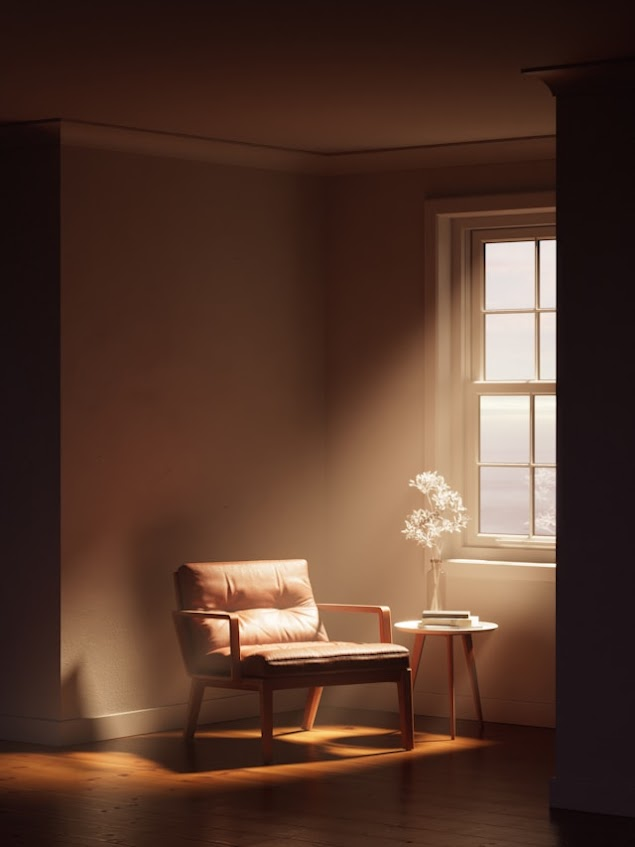
#> input picture imagen_prueba.jpg, 635 x 847 px
$ python semana2.py
#> lines starting #> are read from the running program, lines starting #| are printed output that depends on the picture; after the words box and inside, x2 and y2 are one past the last pixel; in counts of white or black regions, pixels touching at a corner belong together
import cv2
import matplotlib.pyplot as plt
import numpy as np
import seaborn as sns

# De igual manera ingresé las 3 actividades en el archivo
### Actividad 1 :)

# se lee la imagen en escala de grises
img = cv2.imread('imagen_prueba.jpg', cv2.IMREAD_GRAYSCALE)
#> img: shape (847, 635); min 0, max 255, mean 63.4

#se aplica la unbralizacion global con el metodo de Otsu y la adaptativa
_, otsu = cv2.threshold(img, 0, 255, cv2.THRESH_BINARY + cv2.THRESH_OTSU)
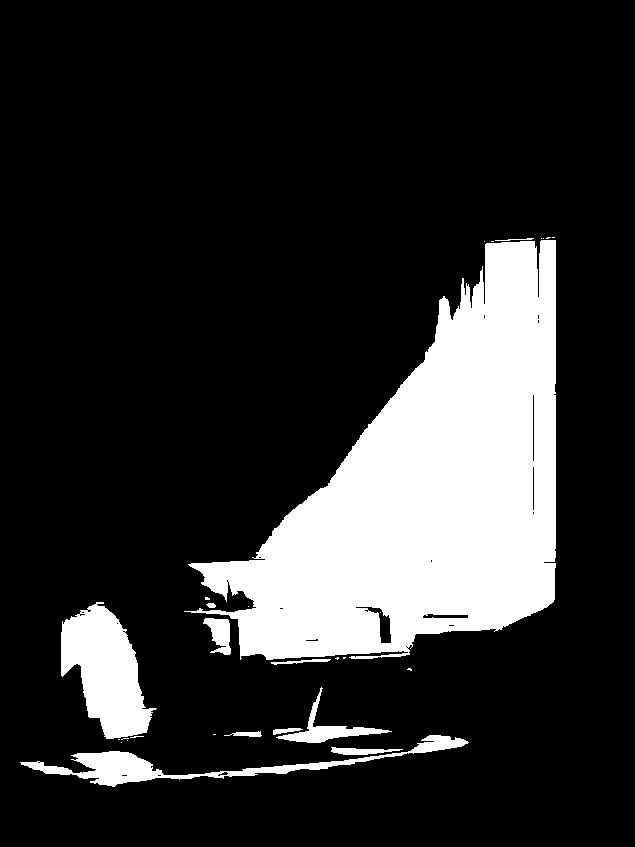
#> otsu: shape (847, 635); 17.9% white; 29 white regions (18 under 20 px), largest, box (x1, y1, x2, y2) and area: (184, 240, 556, 660) 81416, (61, 602, 157, 739) 7584, (20, 735, 469, 787) 4296
adaptive = cv2.adaptiveThreshold(img, 255, cv2.ADAPTIVE_THRESH_MEAN_C, cv2.THRESH_BINARY, 11, 2)
#> adaptive: shape (847, 635); 87.6% white; 1173 black regions (1035 under 20 px), largest, box (x1, y1, x2, y2) and area: (0, 76, 566, 743) 25992, (0, 611, 414, 774) 13145, (103, 744, 499, 799) 3580

# primero se crea el area designada para mostrar las imagenes
plt.figure(figsize=(13, 5))

#se crea el campo de la imagen original
plt.subplot(1, 3, 1)
plt.imshow(img, cmap='gray')
plt.title('Imagen original: ')
plt.axis('off')

# se crea el campo para la umbralizacion por el metodo de Otsu
plt.subplot(1, 3, 2)
plt.imshow(otsu, cmap='gray')
plt.title('Umbralizacion otsu: ')
plt.axis('off')

#se crea el campo para la umbralizacion adaptativa
plt.subplot(1, 3, 3)
plt.imshow(adaptive, cmap='gray')
plt.title('Umbralizacion adaptativa')
plt.axis('off')

#se muestra el area con las imagenes
plt.show()


### Actividad 2 :|

#se lee nuevamente la imagen y se transforma de  formato bgr a rgb
img = cv2.imread('imagen_prueba.jpg')
#> img is the input picture: shape (847, 635, 3); mean B, G, R 43.5, 56.6, 84.4
img_rgb = cv2.cvtColor(img, cv2.COLOR_BGR2RGB)

#se crea la funcion para el crecimiento de las regiones
def region_growing(img, seed, threshold):
    rows, cols, _ = img.shape   #inicializamos las variables
    segmented = np.zeros((rows, cols), np.uint8)
    segmented[seed[0], seed[1]] == 255
    pixel_list = [seed]
    seed_color = img[seed[0], seed[1]]
    #en el ciclo while se utiliza una estructura de lista para procesar los pixeles de la region
    while len(pixel_list) > 0 :
        pix = pixel_list.pop(0)
        #se itera sobre los vecinos conectados de cada pixel
        for i in range(pix[0]-1, pix[0]+2):
            for j in range(pix[1]-1, pix[1]+2):
                if i>=0 and i<rows and j >= 0 and j<cols:
                    #condiciones para agregar un pixel a la region
                    if segmented[i, j] == 0 and np.sum(np.abs(img[i, j] - seed_color)) <threshold:
                        segmented[i, j] = 255
                        pixel_list.append([i, j])
    return segmented # se retorna la imagen sgmentada

#se crea la semilla y le enviamos los parametros a la funcion
seed = (img.shape[0]//2, img.shape[1]//2)
#> seed = (423, 317)
reg_grown = region_growing(img, seed, 30)
#> in region_growing, `seed_color = img[seed[0], seed[1]]`: seed_color = [35, 52, 85]
#> after the loop in region_growing, `while len(pixel_list) > 0 :`:
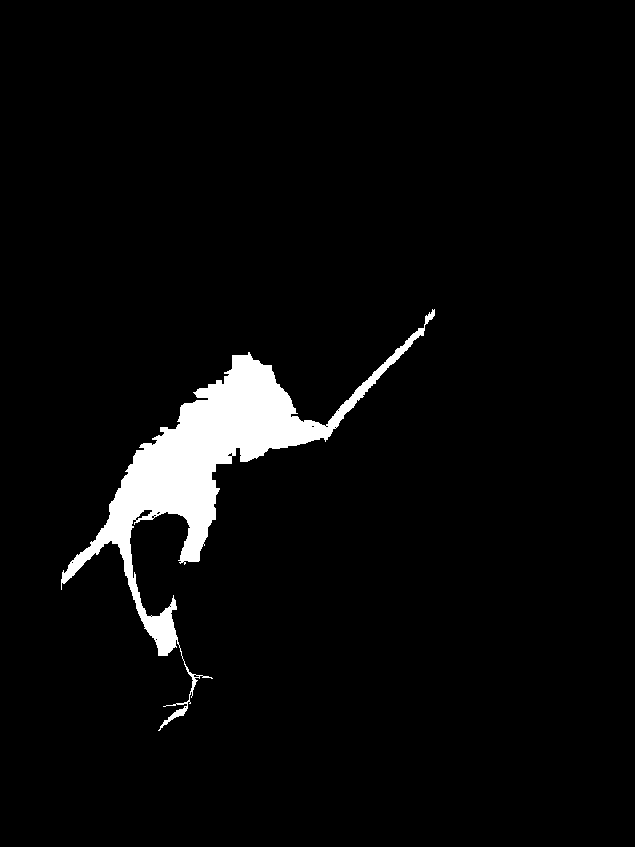
#> segmented: shape (847, 635); 4% white; 1 white region, box (x1, y1, x2, y2) and area: (61, 309, 435, 731) 21773

#se convierte la imagen a escala de grises
gray = cv2.cvtColor(img, cv2.COLOR_BGR2GRAY)
ret, thresh = cv2.threshold(gray, 0, 255, cv2.THRESH_BINARY_INV + cv2.THRESH_OTSU)
#> ret = 103
kernel = np.ones((3, 3), np.uint8) #transformaciones morfologicas de apertura y dilatacion
opening = cv2.morphologyEx(thresh, cv2.MORPH_OPEN, kernel, iterations=2)
#> opening: shape (847, 635); 81.8% white; 8 black regions (3 under 20 px), largest, box (x1, y1, x2, y2) and area: (184, 237, 556, 665) 83620, (61, 602, 157, 743) 7735, (20, 735, 469, 787) 4925, (273, 687, 392, 743) 1399, (224, 731, 262, 737) 138

sure_bg = cv2.dilate(opening, kernel, iterations=3)
#> sure_bg: shape (847, 635); 84% white; 15 black regions (8 under 20 px), largest, box (x1, y1, x2, y2) and area: (199, 240, 553, 661) 77616, (64, 605, 149, 737) 6320, (77, 754, 159, 783) 1391

# se calcula la transformacion de ladistancia y deteccion del area segura
dist_transform = cv2.distanceTransform(opening, cv2.DIST_L2, 5)
ret, sure_fg = cv2.threshold(dist_transform, 0.7 * dist_transform.max(), 255, 0)
#> sure_fg: shape (847, 635) float32; 5.2% white; 1 white region, box (x1, y1, x2, y2) and area: (0, 0, 201, 241) 27749
#> ret = 371.5

# se detectan las areas desconocidas
sure_fg = np.uint8(sure_fg)
uknown = cv2.subtract(sure_bg, sure_fg)
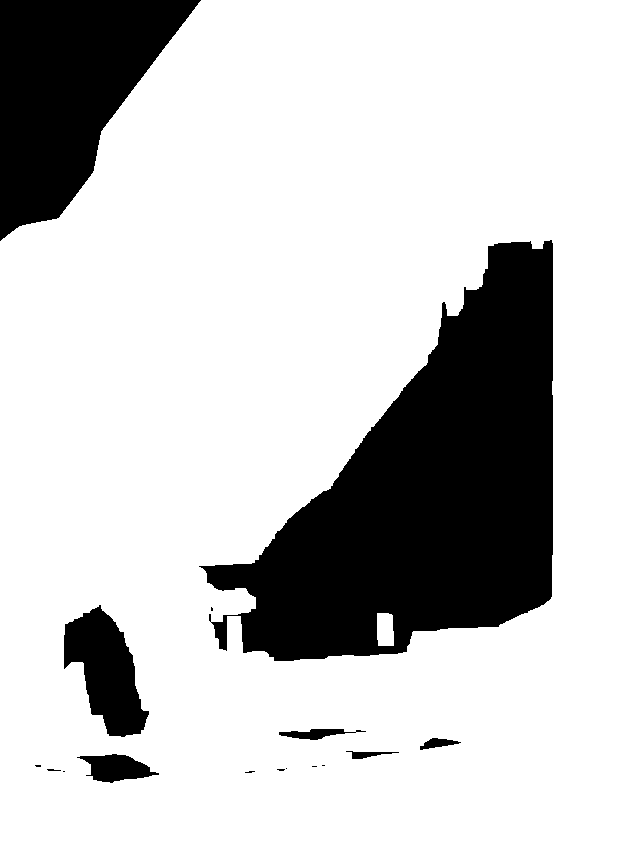
#> uknown: shape (847, 635); 78.8% white; 16 black regions (8 under 20 px), largest, box (x1, y1, x2, y2) and area: (199, 240, 553, 661) 77616, (0, 0, 201, 241) 27749, (64, 605, 149, 737) 6320

#se encuentran los componentes conectados y se prepara para la transformacion Watershed
ret, markers = cv2.connectedComponents(sure_fg)
#> ret = 2
markers = markers + 1
markers[uknown ==255] = 0
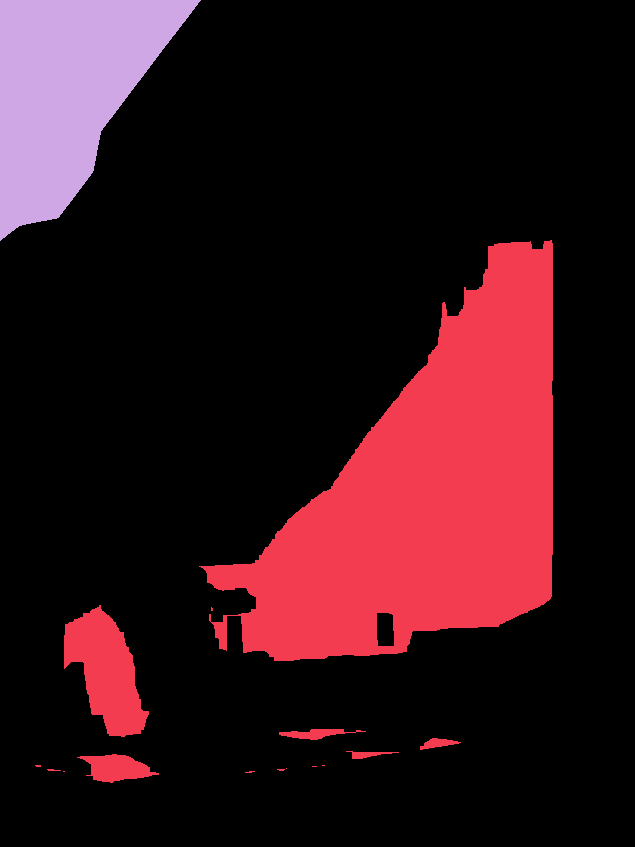
#> markers: shape (847, 635) int32; 3 distinct labels, from 0 to 2; one colour per label, 0 black

#se aplica el algoritmo Watershed
makers = cv2.watershed(img, markers)
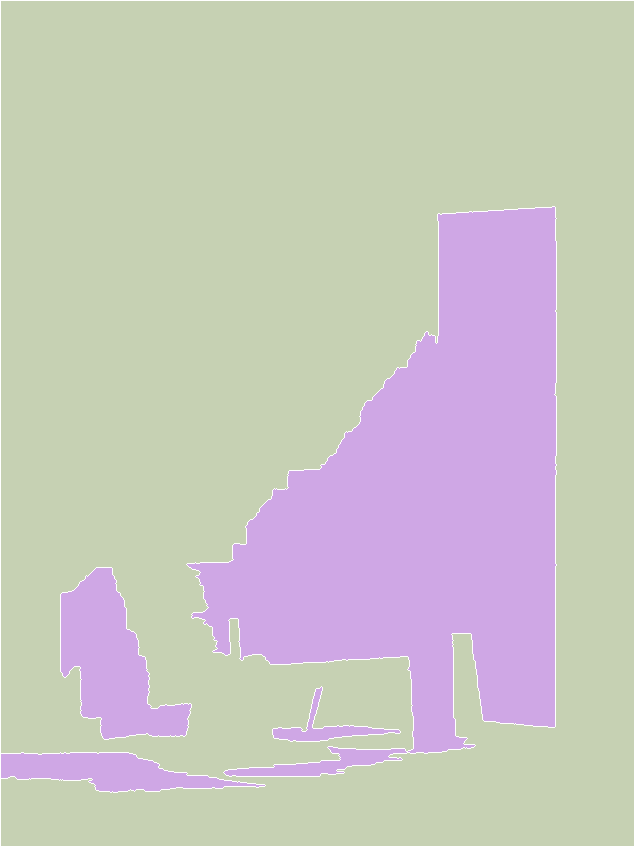
#> makers: shape (847, 635) int32; 3 distinct labels, from -1 to 2; one colour per label, 0 black, -1 white
#se vicualiza el resultado final
watershed_result = img.copy()
watershed_result[markers == -1] = [255, 0, 0]
#> watershed_result: shape (847, 635, 3); 1.28% of pixels changed, all inside (x1, y1, x2, y2) = (0, 0, 635, 847)

#se crea el area designada para mostrar las imagenes
plt.figure(figsize=(13, 5))
#se crea el campo para mostrar la imagen original
plt.subplot(1, 3, 1)
plt.imshow(cv2.cvtColor(img, cv2.COLOR_BGR2RGB))
plt.title('Imagen original: ')
plt.axis('off')

#se crea el campo para mostrar la imagen con crecimiento de regiones
plt.subplot(1, 3, 2)
plt.imshow(reg_grown, cmap='gray')
plt.title('Crecimiento de regiones: ')
plt.axis('off')

#se crea el campo para mostrar la imagen con la transformacion watershed
plt.subplot(1, 3, 3)
plt.imshow(cv2.cvtColor(watershed_result, cv2.COLOR_BGR2RGB))
plt.title('Watershed')
plt.axis('off')
plt.show() # se muestran todas las imagenes
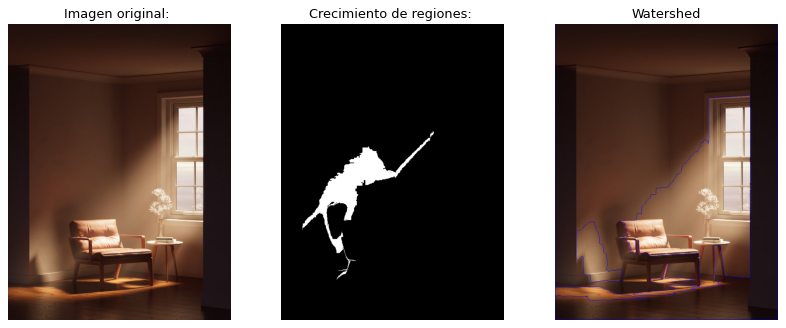
#> figure drawn by matplotlib, 3 panels


### Actividad 3 :)

#se lee la imagen y se transforma de  formato bgr a gray
img = cv2.imread('imagen_prueba.jpg')
gray = cv2.cvtColor(img, cv2.COLOR_BGR2GRAY)

#se inicializa e detector SIFT
sift = cv2.SIFT_create()
#se detectan los puntos clave y los descriptores
keypoints, descriptions = sift.detectAndCompute(gray, None)
#> keypoints = 407 keypoints; strongest (x, y, size): (518, 284, 61.8), (549, 247, 10.9), (554, 565, 3.1), (466, 616, 2.9)
#se dibujan los puntos claves
img_keypoints = cv2.drawKeypoints(img, keypoints, None, flags=cv2.DRAW_MATCHES_FLAGS_DRAW_RICH_KEYPOINTS)

#se crea el area designada para mostrar las imagenes
plt.figure(figsize=(10, 6))
#se crea el campo para mostrar la imagen original
plt.subplot(1,2, 1)
plt.imshow(cv2.cvtColor(img, cv2.COLOR_BGR2RGB))
plt.title('Imagen original: ')
plt.axis('off')

#se crea el campo para mostrar la imagen con los puntos detectados con SIFT
plt.subplot(1, 2, 2)
plt.imshow(cv2.cvtColor(img_keypoints, cv2.COLOR_BGR2RGB))
plt.title('Puntos de interes detectados con SIFT: ')
plt.axis('off')

#se muestran las imagenes
plt.show()
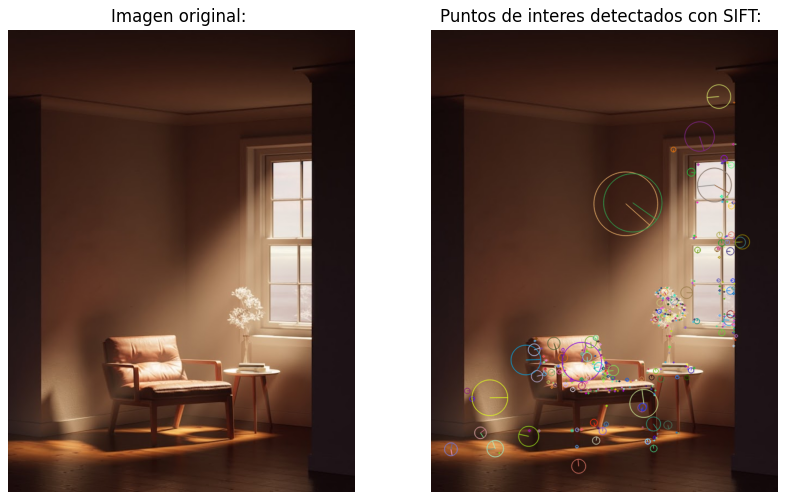
#> figure drawn by matplotlib, 2 panels
